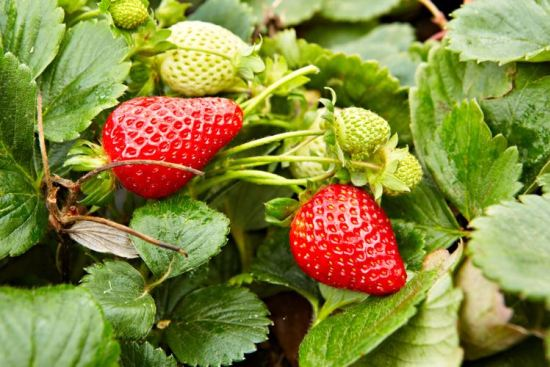
#> input picture inputs/strawberries.jpg, 550 x 367 px; its folder holds only this picture in this run
$ python detector.py   (Python 2 division)
#> lines starting #> are read from the running program, lines starting #| are printed output that depends on the picture; after the words box and inside, x2 and y2 are one past the last pixel; in counts of white or black regions, pixels touching at a corner belong together
import cv2
from matplotlib import pyplot as plt
import numpy as np
import os
import shutil
import time


class SeeBerries:
    def __init__():
        pass

    def overlay_mask(mask, image):
        rgb_mask = cv2.cvtColor(mask, cv2.COLOR_GRAY2RGB)
        img = cv2.addWeighted(rgb_mask, 0.5, image, 0.5, 0)
        return img

    def find_biggest_contour(image):
        # Copy to prevent modification
        image = image.copy()
        contours, hierarchy = cv2.findContours(image, cv2.RETR_LIST, cv2.CHAIN_APPROX_SIMPLE)

        centers = []
        for ii in range(len(contours)):
            moments = cv2.moments(contours[ii])
            centers.append((int(moments['m10'] / moments['m00']), int(moments['m01'] / moments['m00'])))

        mask = np.zeros(image.shape, np.uint8)
        cv2.drawContours(mask, contours, -1, 255, -1)
        return contours, mask, centers


if __name__ == '__main__':
    files = [os.path.join('./inputs', f) for f in os.listdir('./inputs') if f.endswith('.jpeg') or f.endswith('.jpg')]

    if os.path.exists("./outputs"):
        shutil.rmtree('./outputs')
    os.makedirs("./outputs")

    if os.path.exists("./outputs/bs_outputs"):
        shutil.rmtree('./outputs/bs_outputs')
    os.makedirs("./outputs/bs_outputs")

    if os.path.exists("./outputs/true_outputs"):
        shutil.rmtree('./outputs/true_outputs')
    os.makedirs("./outputs/true_outputs")

    print("here")

    for f in files:
	start = time.time()
        # Convert image to RGB from BGR
        image = cv2.imread(f)
#> image is the input picture: shape (367, 550, 3); mean B, G, R 63, 134.4, 134
        image = cv2.cvtColor(image, cv2.COLOR_BGR2RGB)
        # Blur image slightly

        image_blur = cv2.GaussianBlur(image, (7, 7), 0)
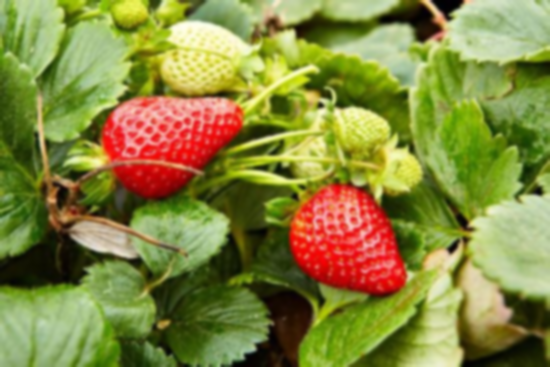
#> image_blur: shape (367, 550, 3); mean R, G, B 134, 134.4, 63
        image_blur_hsv = cv2.cvtColor(image_blur, cv2.COLOR_RGB2HSV)
#> image_blur_hsv: shape (367, 550, 3); mean H, S, V 36.1, 164.6, 151.6

        # 0-10 hue
        min_red = np.array([0, 100, 80])
        max_red = np.array([10, 256, 256])
        image_red1 = cv2.inRange(image_blur_hsv, min_red, max_red)
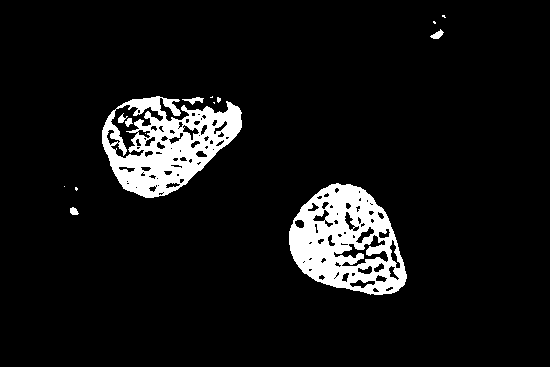
#> image_red1: shape (367, 550); 7.7% white; 15 white regions (8 under 20 px), largest, box (x1, y1, x2, y2) and area: (289, 183, 407, 295) 7740, (102, 96, 242, 198) 7378, (182, 97, 204, 105) 76
        #plt.imsave("./outputs/bs_outputs/" + os.path.basename(f).split(".")[0] + "_a_1.png", image_red1, cmap='gray')

        # 170-180 hue
        min_red2 = np.array([170, 100, 80])
        max_red2 = np.array([175, 256, 256])
        image_red2 = cv2.inRange(image_blur_hsv, min_red2, max_red2)
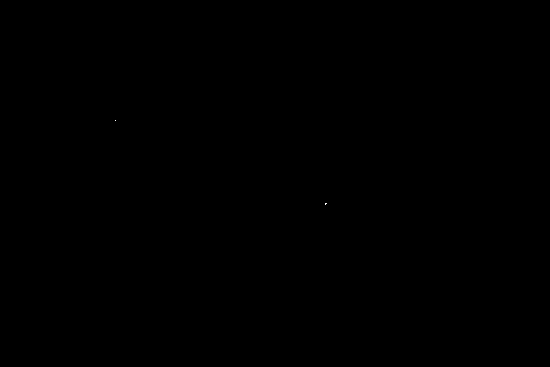
#> image_red2: shape (367, 550); 0% white in thin lines or dots, all inside (x1, y1, x2, y2) = (115, 120, 327, 205)
        #plt.imsave("./outputs/bs_outputs/" + os.path.basename(f).split(".")[0] + "_a_2.png", image_red2, cmap='gray')
        image_red = image_red1 + image_red2
        #plt.imsave("./outputs/bs_outputs/" + os.path.basename(f).split(".")[0] + "_b.png", image_red, cmap='gray')
        kernel = cv2.getStructuringElement(cv2.MORPH_ELLIPSE, (15, 15))
        image_red_closed = cv2.morphologyEx(image_red, cv2.MORPH_CLOSE, kernel)
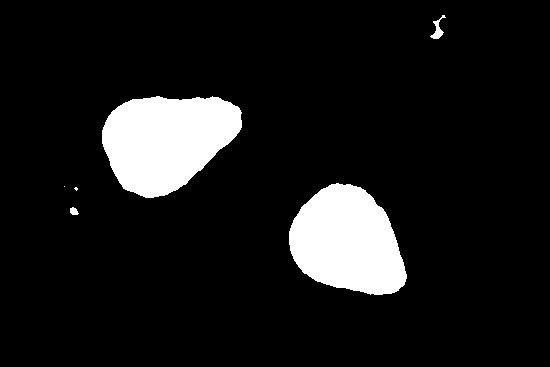
#> image_red_closed: shape (367, 550); 9.9% white; 6 white regions (2 under 20 px), largest, box (x1, y1, x2, y2) and area: (102, 96, 242, 198) 10269, (289, 183, 407, 295) 9557, (430, 15, 446, 39) 139, (70, 207, 79, 215) 52
        image_red_closed_then_opened = cv2.morphologyEx(image_red_closed, cv2.MORPH_OPEN, kernel)
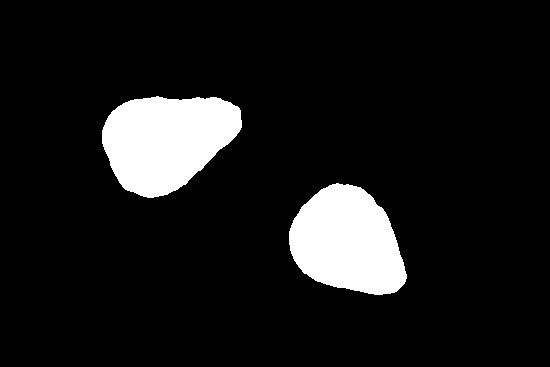
#> image_red_closed_then_opened: shape (367, 550); 9.8% white; 2 white regions, box (x1, y1, x2, y2) and area: (102, 96, 242, 198) 10257, (289, 183, 407, 295) 9544
        #plt.imsave("./outputs/bs_outputs/" + os.path.basename(f).split(".")[0] + "_c.png", image_red_closed, cmap='gray')
        #plt.imsave("./outputs/bs_outputs/" + os.path.basename(f).split(".")[0] + "_d.png", image_red_closed_then_opened, cmap='gray')


#> (the run stopped early here; a loop or call above may not have finished)

$ run again, on inputs/strawberries5.jpg
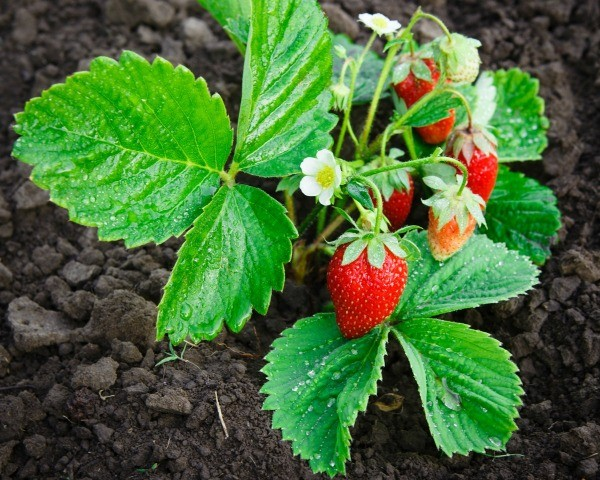
#> input picture inputs/strawberries5.jpg, 600 x 480 px
#> image is the input picture: shape (480, 600, 3); mean B, G, R 55.9, 106.7, 71.6
#> image_blur_hsv: shape (480, 600, 3); mean H, S, V 39.8, 112.7, 113.3
#> `image_red1 = cv2.inRange(image_blur_hsv, min_red, max_red)`:
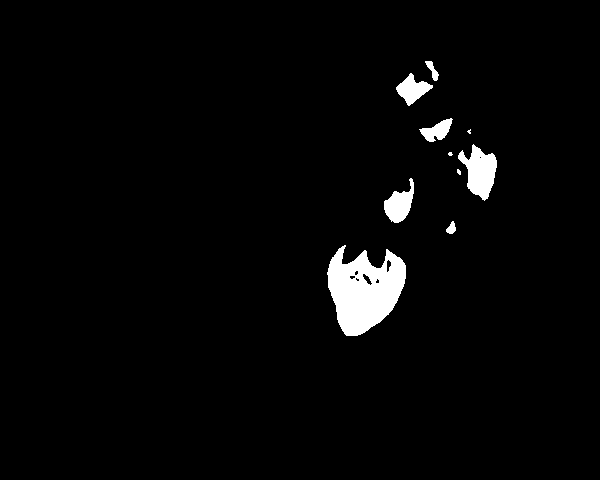
#> image_red1: shape (480, 600); 2.7% white; 10 white regions (3 under 20 px), largest, box (x1, y1, x2, y2) and area: (327, 245, 406, 336) 4615, (458, 144, 497, 201) 1247, (384, 178, 414, 223) 728
#> image_red2: shape (480, 600); every value is 0
#> image_red_closed: shape (480, 600); 2.9% white; 7 white regions (1 under 20 px), largest, box (x1, y1, x2, y2) and area: (327, 245, 406, 336) 4811, (448, 144, 497, 201) 1486, (396, 61, 439, 106) 776, (384, 178, 414, 223) 746, (419, 118, 453, 142) 430, (446, 221, 456, 234) 82
#> `image_red_closed_then_opened = cv2.morphologyEx(image_red_closed, cv2...`:
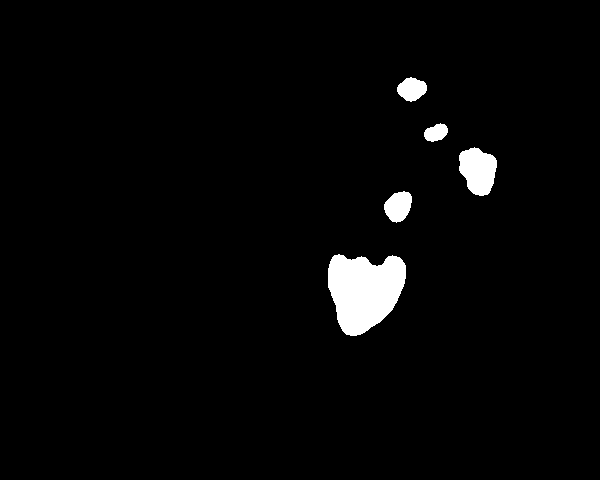
#> image_red_closed_then_opened: shape (480, 600); 2.6% white; 5 white regions, box (x1, y1, x2, y2) and area: (328, 254, 406, 336) 4652, (459, 147, 497, 196) 1359, (384, 191, 412, 223) 644, (397, 77, 427, 102) 522, (424, 123, 448, 142) 320

$ run again, on inputs/strawberries6.jpg
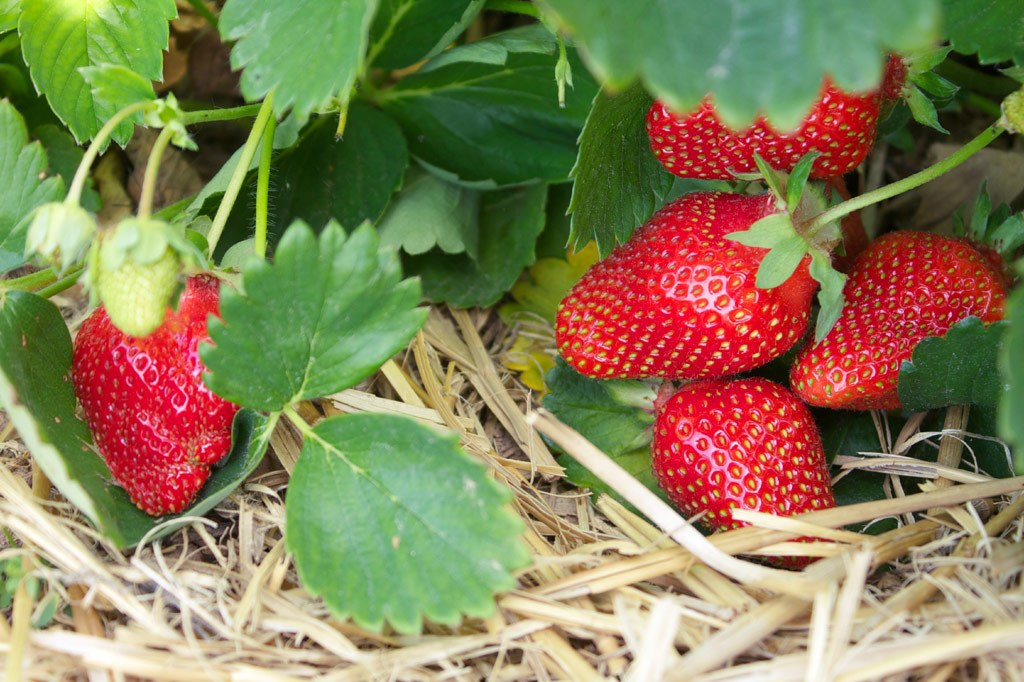
#> input picture inputs/strawberries6.jpg, 1024 x 682 px
#> image is the input picture: shape (682, 1024, 3); mean B, G, R 86.1, 126.9, 134.8
#> image_blur_hsv: shape (682, 1024, 3); mean H, S, V 50.4, 127, 155.6
#> `image_red1 = cv2.inRange(image_blur_hsv, min_red, max_red)`:
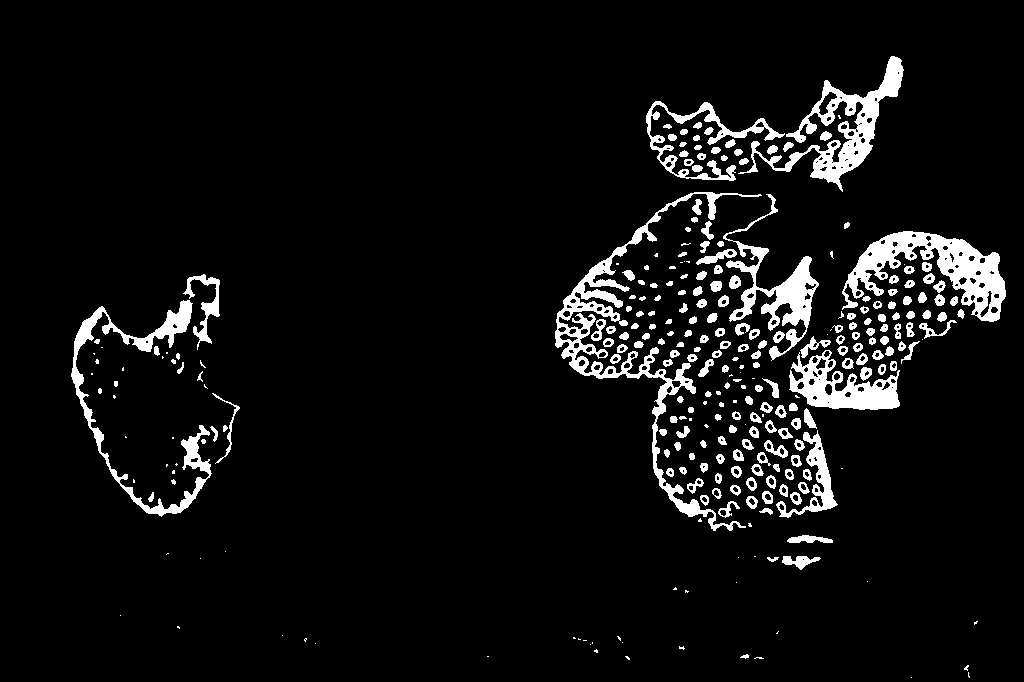
#> image_red1: shape (682, 1024); 6.4% white; 294 white regions (79 under 20 px), largest, box (x1, y1, x2, y2) and area: (555, 192, 762, 531) 6288, (842, 231, 1006, 322) 5648, (738, 56, 904, 192) 4823
#> image_red2: shape (682, 1024); 2.8% white; 249 white regions (136 under 20 px), largest, box (x1, y1, x2, y2) and area: (101, 340, 200, 494) 5933, (659, 415, 755, 508) 2560, (631, 308, 723, 358) 1279
#> image_red: shape (682, 1024); 9.2% white; 439 white regions (196 under 20 px), largest, box (x1, y1, x2, y2) and area: (71, 300, 212, 517) 9922, (555, 192, 762, 531) 7778, (842, 231, 1006, 322) 5755
#> image_red_closed: shape (682, 1024); 16.4% white; 30 white regions (23 under 20 px), largest, box (x1, y1, x2, y2) and area: (555, 56, 1006, 531) 91081, (71, 274, 240, 517) 22512, (767, 535, 833, 570) 833
#> `image_red_closed_then_opened = cv2.morphologyEx(image_red_closed, cv2...`:
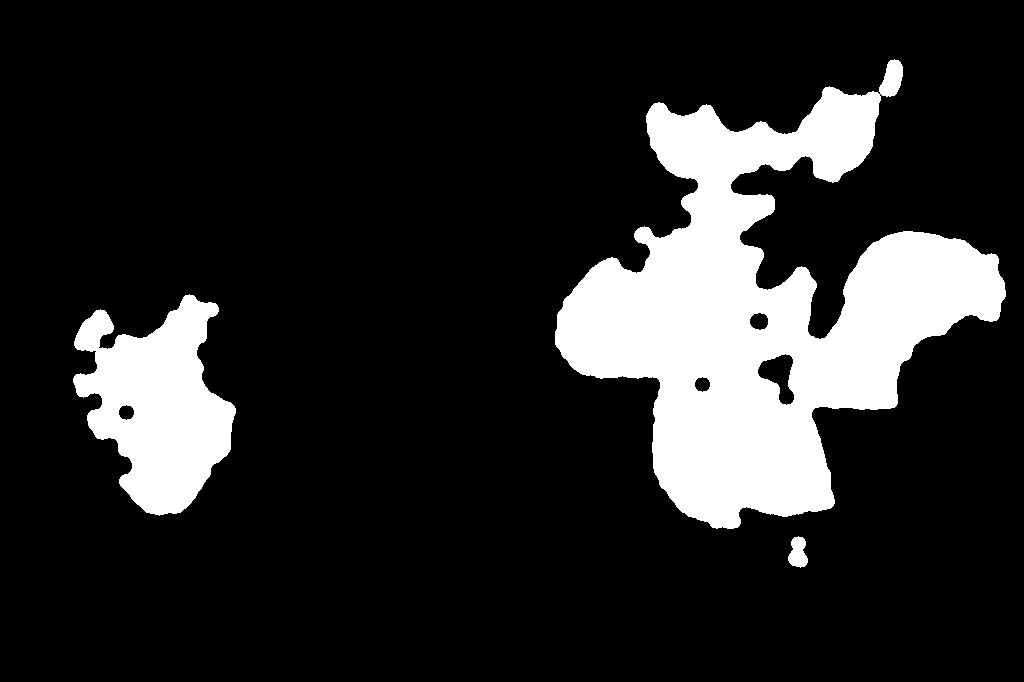
#> image_red_closed_then_opened: shape (682, 1024); 16% white; 3 white regions, box (x1, y1, x2, y2) and area: (555, 59, 1006, 529) 89826, (73, 294, 236, 516) 21265, (788, 536, 808, 568) 447

$ run again, on inputs/strawberries7.jpg
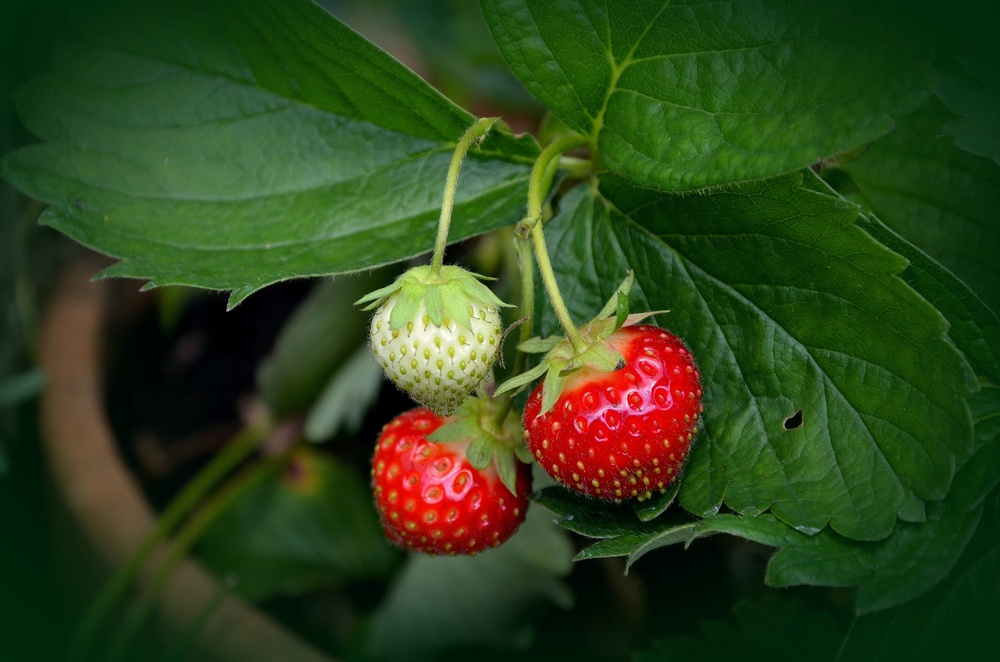
#> input picture inputs/strawberries7.jpg, 1000 x 662 px, shrunk from 1920 x 1271 before the run
#> image is the input picture: shape (662, 1000, 3); mean B, G, R 27.1, 66.7, 45.8
#> image_blur_hsv: shape (662, 1000, 3); mean H, S, V 53.8, 179.1, 75.4
#> `image_red1 = cv2.inRange(image_blur_hsv, min_red, max_red)`:
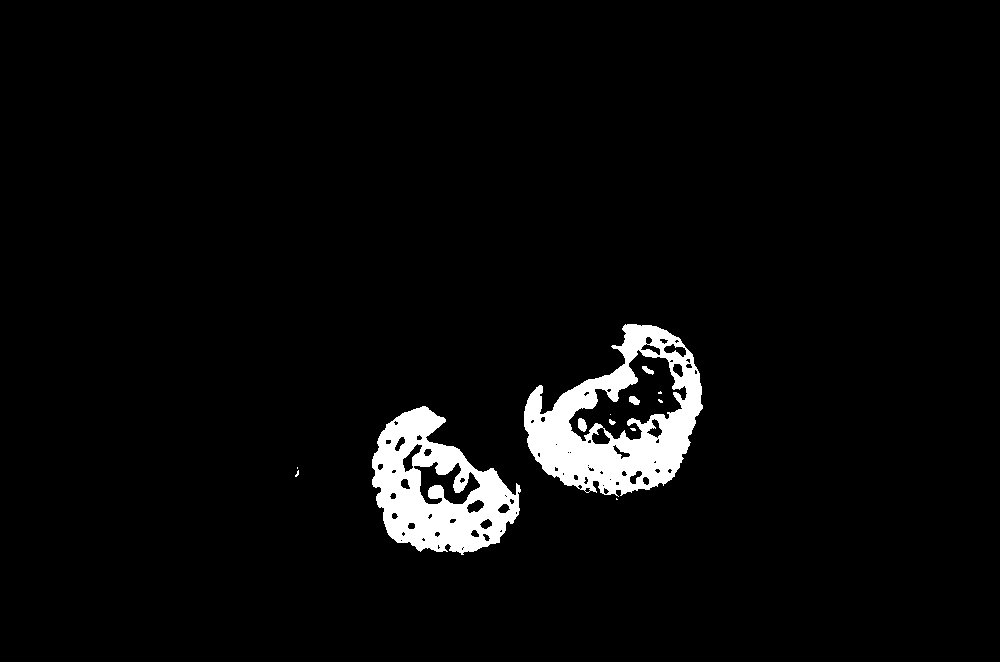
#> image_red1: shape (662, 1000); 3.9% white; 13 white regions (7 under 20 px), largest, box (x1, y1, x2, y2) and area: (524, 324, 703, 497) 14035, (372, 406, 521, 555) 11641, (578, 418, 587, 432) 95, (629, 396, 640, 405) 71, (642, 366, 654, 375) 56, (609, 419, 616, 425) 26
#> image_red2: shape (662, 1000); 0.3% white; 12 white regions (9 under 20 px), largest, box (x1, y1, x2, y2) and area: (584, 359, 674, 431) 1376, (423, 467, 474, 501) 484, (475, 502, 480, 508) 23
#> image_red: shape (662, 1000); 4.2% white; 25 white regions (16 under 20 px), largest, box (x1, y1, x2, y2) and area: (524, 324, 703, 497) 14035, (372, 406, 521, 555) 11641, (584, 359, 674, 431) 1376
#> `image_red_closed = cv2.morphologyEx(image_red, cv2.MORPH_CLOSE, kernel)`:
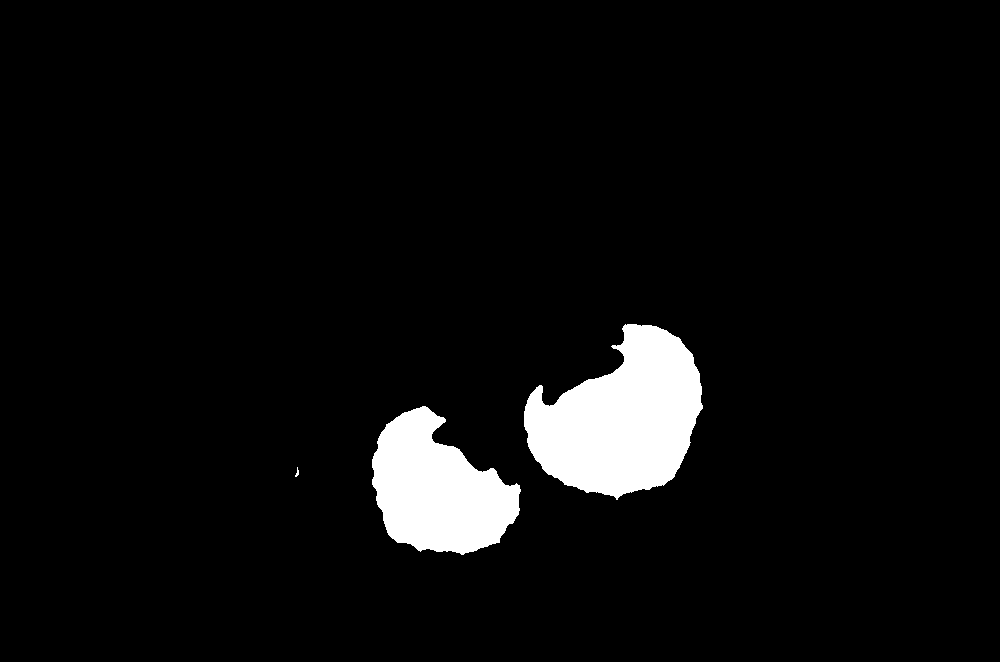
#> image_red_closed: shape (662, 1000); 5.2% white; 3 white regions, box (x1, y1, x2, y2) and area: (524, 324, 703, 500) 20202, (372, 406, 521, 555) 14188, (295, 467, 299, 477) 20
#> image_red_closed_then_opened: shape (662, 1000); 5.1% white; 2 white regions, box (x1, y1, x2, y2) and area: (524, 324, 702, 497) 20003, (372, 407, 519, 554) 14055
